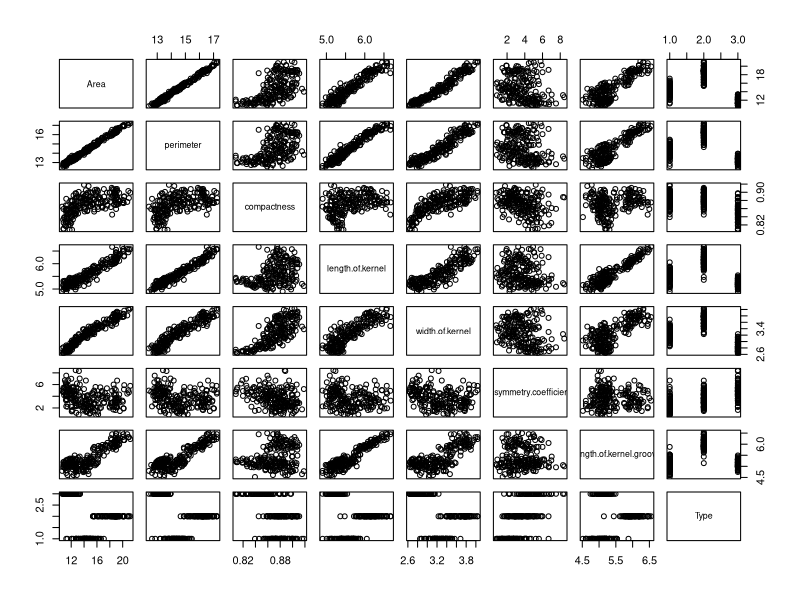
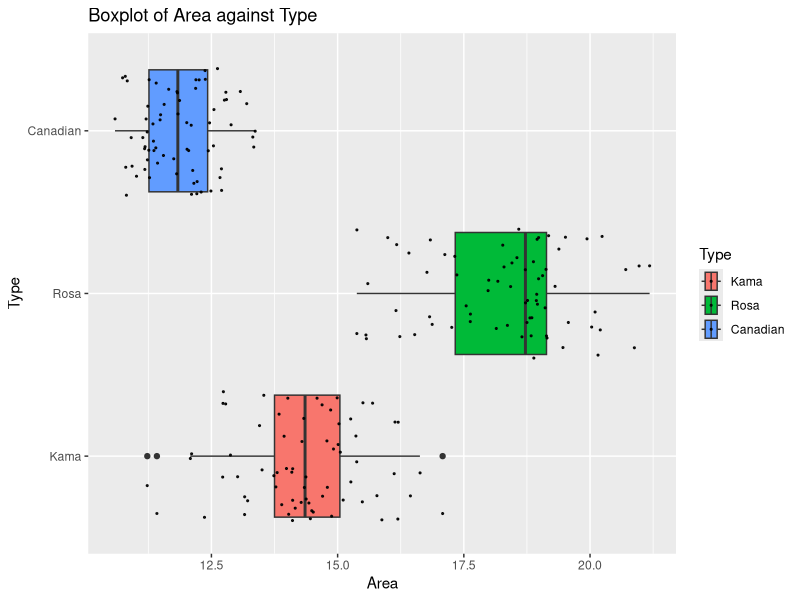
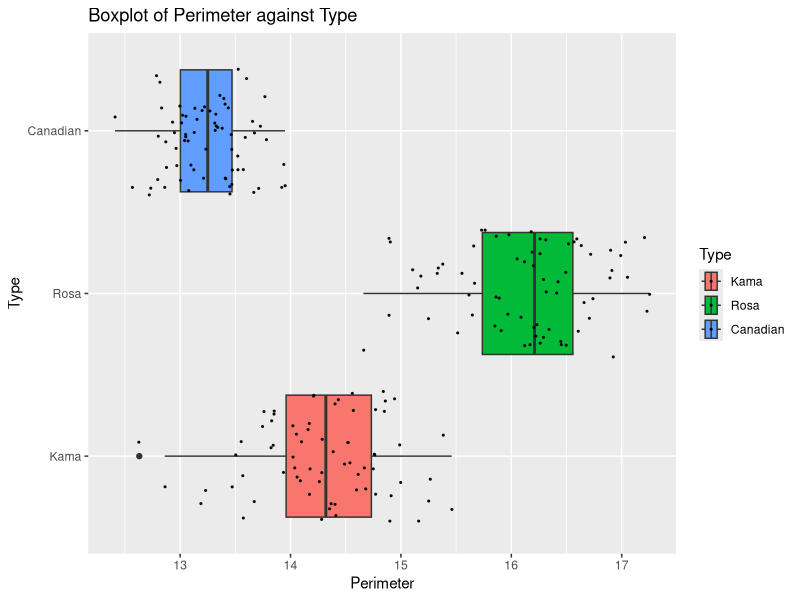
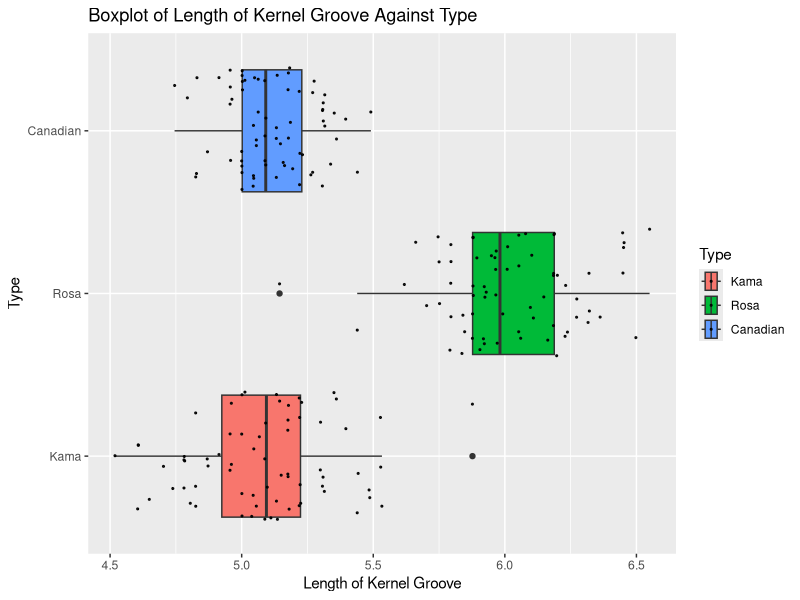
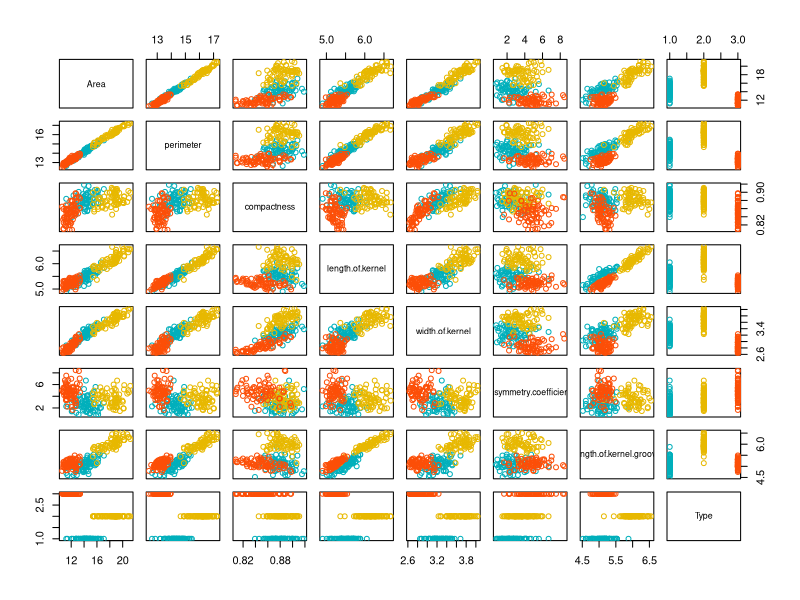

Generate these figures, in order, with R:
#Data 3 - HW 1#

getwd()

#3.
#a.
seeds<-read.csv("seeds.csv")
seeds$Type<-as.factor(seeds$Type)

library(plyr)

levels(seeds$Type)
seeds$Type<-revalue(seeds$Type, c("1" = "Kama", "2" = "Rosa", "3" = "Canadian"))

#b
summary(seeds)

#c.
count(seeds$perimeter > 15)
71/210

#d
which.max(seeds$asymmetry.coefficient)

seeds[210,]

#e
pairs(seeds)

#f
library(ggplot2)
p3_f1<-ggplot(data =seeds, aes(x=Area, y=Type, fill=Type ))
p3_f1 + geom_boxplot() + geom_jitter(color = "black", size = 0.4, alpha = 0.9)+
  ggtitle("Boxplot of Area against Type") + xlab("Area") + ylab("Type")

p3_f2<-ggplot(data =seeds, aes(x=perimeter, y=Type, fill=Type ))
p3_f2 + geom_boxplot() + geom_jitter(color = "black", size = 0.4, alpha = 0.9)+
  ggtitle("Boxplot of Perimeter against Type") + xlab("Perimeter") + ylab("Type")

p3_f3<-ggplot(data =seeds, aes(x=length.of.kernel.groove, y=Type, fill=Type ))
p3_f3 + geom_boxplot() + geom_jitter(color = "black", size = 0.4, alpha = 0.9)+
  ggtitle("Boxplot of Length of Kernel Groove Against Type") + xlab("Length of Kernel Groove") + ylab("Type")

#g
my_cols <- c("#00AFBB", "#E7B800", "#FC4E07")  
pairs(seeds, col = my_cols[seeds$Type])
